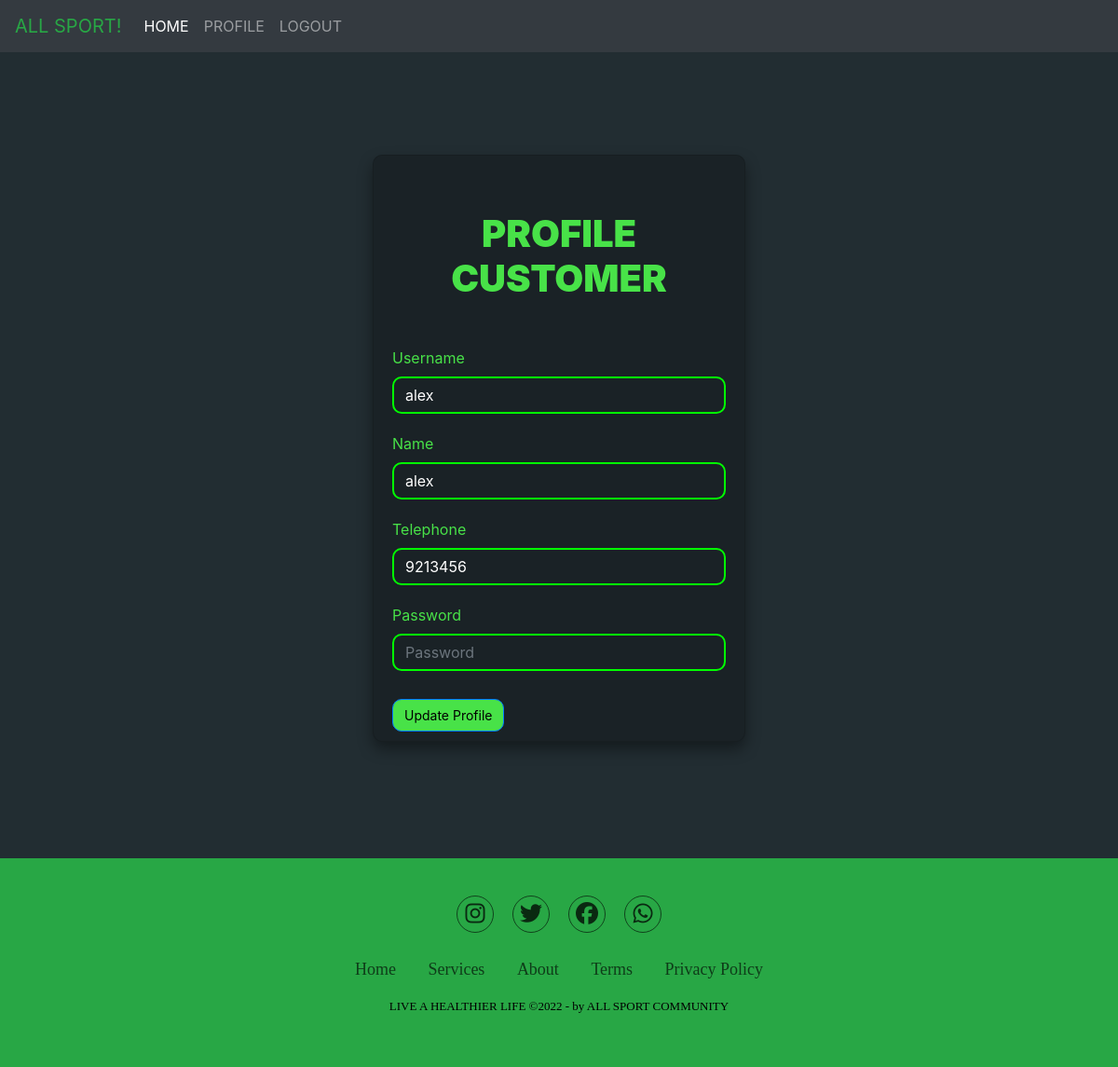
/profile_pembeli.php (signed in), run on an earlier commit of the app's database.
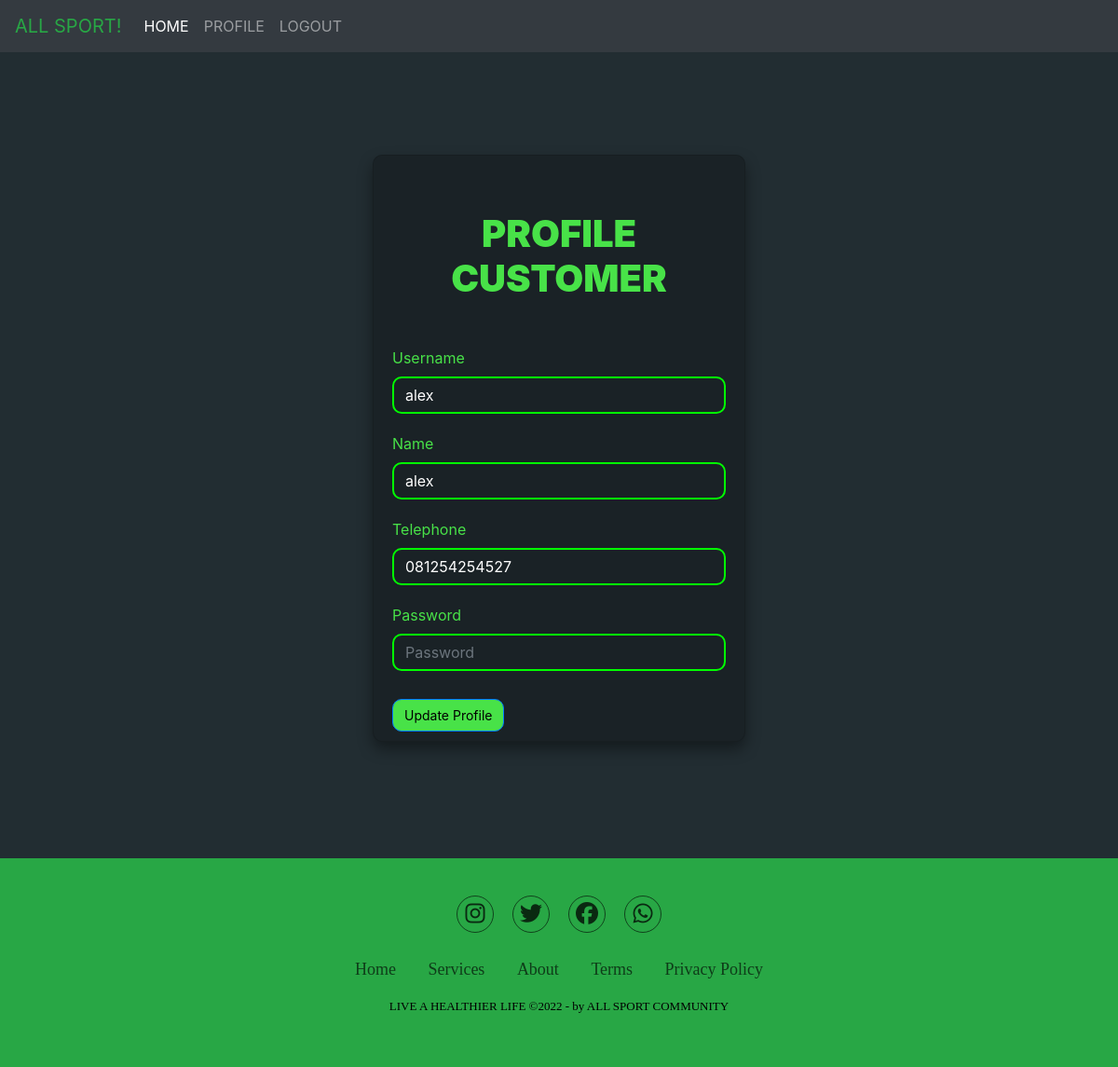
And on a later commit of the database.
### tables this page shows
CREATE TABLE `customers` (
  `id_plg` int(11) NOT NULL,
  `username_plg` varchar(30) NOT NULL,
  `nama_plg` varchar(30) NOT NULL,
  `no_hp_plg` varchar(15) NOT NULL,
  `password` varchar(255) NOT NULL
);

### profile_pembeli.php (the view, shortened to what this page needs)
<?php
    include("koneksi.php");
?>
<!DOCTYPE html>
<html lang="en">
<head>
  <link rel="stylesheet" href="https://cdn.jsdelivr.net/npm/bootstrap@4.0.0/dist/css/bootstrap.min.css">
  <link rel="stylesheet" href="style.css">
  <link rel="stylesheet" href="profile1.css">
  <link rel="stylesheet" href="dark_md.css">
  <link rel="stylesheet" href="pembeli.css">
  <link rel="stylesheet" href="https://cdnjs.cloudflare.com/ajax/libs/font-awesome/6.2.0/css/all.min.css" />
  <link href="//netdna.bootstrapcdn.com/font-awesome/3.2.1/css/font-awesome.css" rel="stylesheet">
</head>
<body>
  <nav class="navbar navbar-expand-lg navbar-dark bg-dark">
    <a class="navbar-brand text-success" href="#">ALL SPORT!</a>
    <div class="collapse navbar-collapse" id="navbarSupportedContent">
      <ul class="navbar-nav mr-auto">
        <li class="nav-item active">
          <a class="nav-link" href="home_pembeli.php">HOME <span class="sr-only">(current)</span></a>
        </li>
        <li class="nav-item">
            <a class="nav-link" href="profile_pembeli.php">PROFILE</a>
          </li>
          <li class="nav-item">
            <a class="nav-link" href="logout.php">LOGOUT</a>
          </li>
      </ul>
    </div>
  </nav>
  <div class="global-container1">
        <div class="card login-form1">
            <div class="card-body">
                <h1 class="card-title text-center">PROFILE CUSTOMER</h1>
            </div>
            <div class="card-text">
                <form action="" method="post">
                <?php
                    $tampilPeg    =mysqli_query($koneksi, "SELECT * FROM customers WHERE id_plg ='$_SESSION[id_plg]'");
                    $peg    =mysqli_fetch_array($tampilPeg);
                ?>
                    <div class="form-group">
                        <label for="username">Username</label>
                        <input type="text" class="form-control" value="<?=$peg['username_plg']?>" name="username" id="username" placeholder="Enter Username">
                    </div>
                    <div class="form-group">
                        <label for="nama">Name</label>
                        <input type="text" class="form-control" value="<?=$peg['nama_plg']?>" name="nama" id="nama" placeholder="Enter Nama">
                    </div>
                    <div class="form-group">
                        <label for="no_hp">Telephone</label>
                        <input type="text" class="form-control" value="<?=$peg['no_hp_plg']?>" name="no_hp" id="no_hp" placeholder="Enter No Hp">
                    </div>
                    <div class="form-group">
                        <label for="password">Password</label>
                        <input type="text"  class="form-control"  name="password" id="password" placeholder="Password">
                    </div>
                    <div class="d-grid gap-2">
                        <button type="submit" name="update" class="btn btn-primary">Update Profile</button>
                    </div>
                </form>
            </div>
        </div>
    </div>
  <section class="footer1">
    <div class="social">
    <a href="https://www.instagram.com/metanocrzrt_/"><i class="fab fa-instagram"></i></a>
    <a href="https://twitter.com/jokowi"><i class="fab fa-twitter"></i></a>
    <a href="https://id-id.facebook.com/Jokowi/"><i class="fab fa-facebook"></i></a>
    <a href="https://wa.me/6282150808102"> <i class="fab fa-whatsapp"></i> </a>
    </div>
    <ul class="list">
      <li>
        <a href="#">Home</a>
      </li>
      <li>
        <a href="#">Services</a>
      </li>
      <li>
        <a href="#">About</a>
      </li>
      <li>
        <a href="#">Terms</a>
      </li>
      <li>
        <a href="#">Privacy Policy</a>
      </li>
    </ul>
    <p class="copyright">
    LIVE A HEALTHIER LIFE &copy;2022 - by ALL SPORT COMMUNITY
    </p>
  </section>
</body>
</html>

### style.css (style rules this page uses)
* { box-sizing: border-box; margin: 0; padding: 0; }
body { background-color: white; color: black; }
.navbar { margin-bottom: 25px; }
.text-center { background-color:#28a745; }
.card { background-color: white; padding: 16px; box-shadow: 0 8px 16px 0 rgba(0, 0, 0, 0.4); }

### profile1.css (style rules this page uses)
html, body { height: 100%; background-color: #222d32 !important; }
input[type="text"], input[type="password"] { background-color: #1a2226 !important; color: #ffff; border: 2px solid #00ff00; border-radius: 10px; margin-bottom: 20px; }
.card-title { font-weight: 900; padding-top: 20px; background: #48e248 !important ; background-color: #1a2226 !important; }
.btn { background: #48e248 !important ; color: #000 !important; transform: translateY(10px); font-size: 14px; border-radius: 10px !important; }

### pembeli.css (style rules this page uses)
.global-container1 { height: 100%; display: flex; align-items: center; justify-content: center; color: #48e248; }
.login-form1 { width: 400px; height: 630px; padding: 20px; background-color: #1a2226 !important; border-radius: 10px !important; margin-bottom: 100px; margin-top: 100px; }
input[type="text"], input[type="password"] { background-color: #1a2226 !important; color: #ffff; border: 2px solid #00ff00; border-radius: 10px; margin-bottom: 20px; }
.card-title { font-weight: 900; padding-top: 20px; background: #48e248 !important ; background-color: #1a2226 !important; }
.btn { background: #48e248 !important ; color: #000 !important; transform: translateY(10px); font-size: 14px; border-radius: 10px !important; }
.footer1 { font-family:'Sege UI'; font-weight: 400; background-color:#28a745; padding: 40px 0; margin-top: 40px; }
.footer1 .social { text-align: center; padding-bottom: 25px; color: #000000; }
.footer1 .social a { font-size: 24px; color: inherit; border: 1px solid rgba(0, 0, 0, 0.8); width: 40px; height: 40px; line-height: 38px; display: inline-block; text-align: center; border-radius: 50%; margin: 0 8px; opacity: 0.75; }
.footer1 ul { margin-top:0; padding: 0; list-style: none; font-size: 18px; line-height: 1.6; margin-bottom: 0; text-align: center; }
.footer1 ul li a { color:rgba(0, 0, 0, 0.8) ; text-decoration: none; opacity: 0.8; }
.footer1 ul li { display: inline-block; padding: 0 15px; }
.footer1 .copyright { margin-top: 15px; text-align: center; font-size: 13px; color: #000000; }

What changed in the data, as far as the page shows it:
changed customers "alex": no_hp "9213456" → "081254254527"
